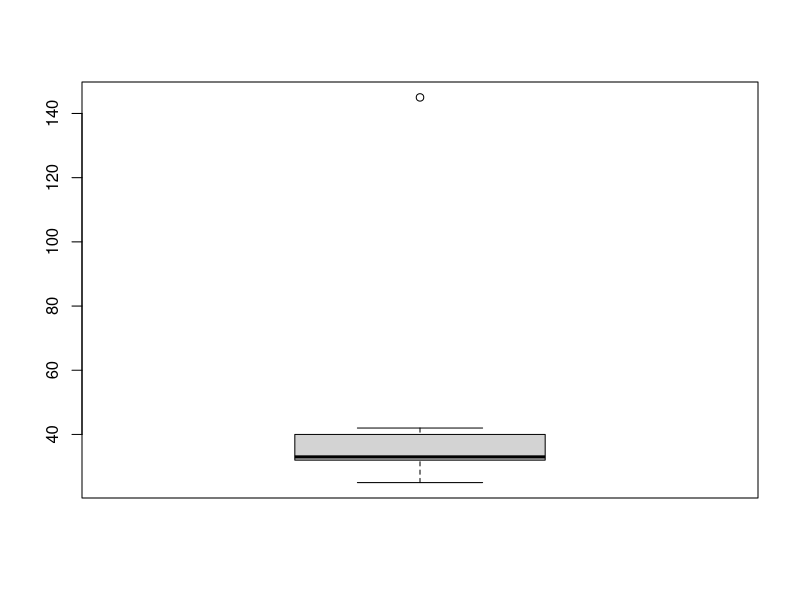

This chart was generated by the following R code:
# # Create a sample data frame
# data <- data.frame(
#   Name = c("Alice","Bob","Charlie","David","Eve"),
#   Education = factor(c("High School","Bachelor","Bachelor","Master","PhD"))
# )

# # Show proportions directly
# proportions <- summary(data$Education) / nrow(data)

# print(summary(data$Education))  # counts
# print(proportions)              # proportions

earning <- c(35, 40, 145, 33, 30, 42, 32, 32, 25)

summary(earning)
boxplot(earning)


